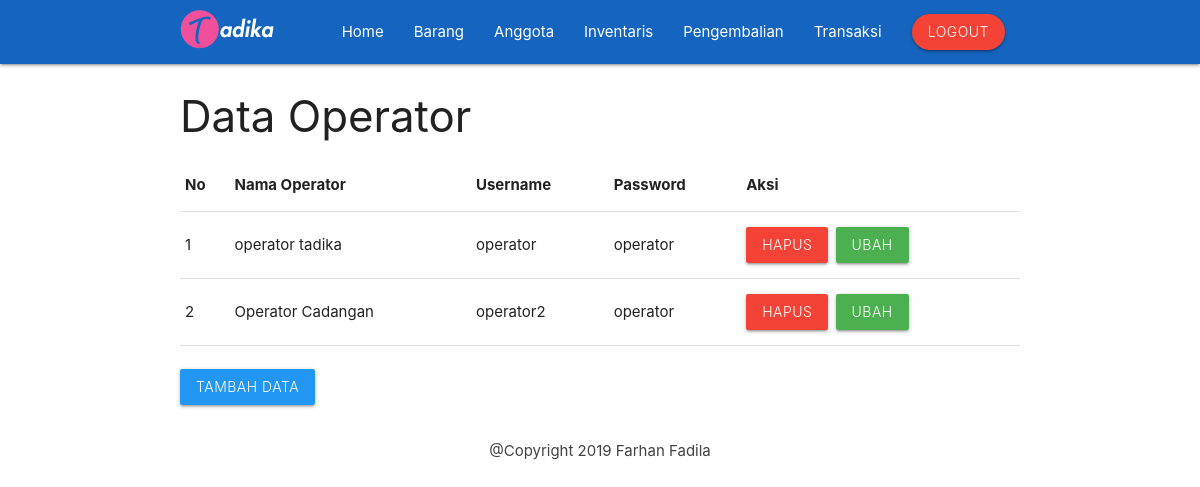
Page /views/admin/operator.php (signed in) on the committed database.
### tables this page shows
CREATE TABLE `tbl_operator` (
  `id_operator` int(11) NOT NULL,
  `username` varchar(200) NOT NULL,
  `password` varchar(200) NOT NULL,
  `nama_operator` varchar(200) NOT NULL
);

### views/admin/operator.php (the view, shortened to what this page needs)
<?php
include 'header.php';
?>
    <div class="container">
        <h3>Data Operator</h3>
        <table class="table">
            <thead>
                <tr>
                <th>No</th>
                <th>Nama Operator</th>
                <th>Username</th>
                <th>Password</th>
                <th>Aksi</th>
                </tr>
            </thead>
            <tbody>
                <?php $nomor = 1; ?>
                <?php $ambil = $koneksi->query("SELECT * FROM tbl_operator"); ?>
                <?php while ($pecah = $ambil->fetch_assoc()) { ?>
                <tr>
                <td><?php echo $nomor; ?></td>
                <td><?php echo $pecah['nama_operator']; ?></td>
                <td><?php echo $pecah['username']; ?></td>
                <td><?php echo $pecah['password']; ?></td>
                <th>
                <a onclick="return confirm('Anda yakin ingin menghapus Data ini..?')" href="hapusoperator.php?id=<?php echo $pecah['id_operator']; ?>" class="btn red light">Hapus</a>&nbsp;
                <a href="ubahoperator.php?id=<?php echo $pecah['id_operator']; ?>" class="btn green light">Ubah</a>
                </tr>
            <?php $nomor++; ?>
            <?php
        } ?>
            </tbody>
        </table><br>
				<a href="tambahoperator.php" class="btn blue light">Tambah Data</a>
        </div>
<?php
include 'footer.php';
?>

### rows in the picture
tbl_operator: nama_operator "operator tadika", username "operator", password "operator"
tbl_operator: nama_operator "Operator Cadangan", username "operator2", password "operator"
